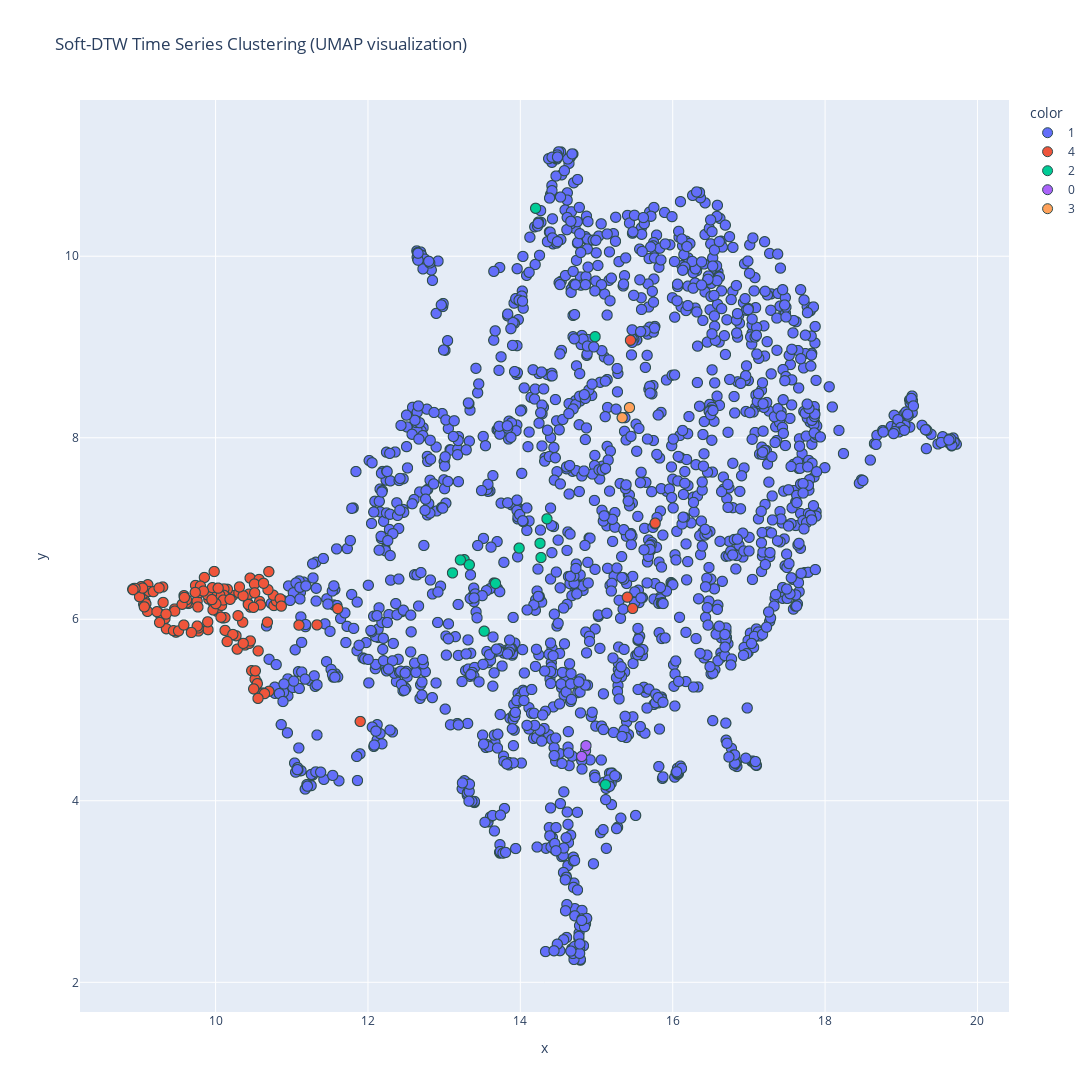

The notebook cell this image was saved under:
### Code cell
fig = px.scatter(
    x=X_embedded[:, 0],
    y=X_embedded[:, 1],
    color=labels.astype(str),
    hover_name=[f"{col}" for col in unified.index],
    title="Soft-DTW Time Series Clustering (UMAP visualization)",
    width=1200,
    height=1200
)
fig.update_traces(marker=dict(size=10, line=dict(width=1, color='DarkSlateGrey')))
fig.show()

### Figure 1 — Plotly figure (JSON) as saved in the notebook; plotly's stock layout.template omitted (floating-point values rounded to 4 significant figures; data arrays with more than 128 entries replaced by an {"elided": "..."} marker saying what was removed)
{"data": [{"hovertemplate": "<b>%{hovertext}</b><br><br>color=1<br>x=%{x}<br>y=%{y}<extra></extra>", "hovertext": {"elided": "1798 str values"}, "legendgroup": "1", "marker": {"color": "#636efa", "line": {"color": "DarkSlateGrey", "width": 1}, "size": 10, "symbol": "circle"}, "mode": "markers", "name": "1", "showlegend": true, "type": "scattergl", "x": {"elided": "1798 float values"}, "xaxis": "x", "y": {"elided": "1798 float values"}, "yaxis": "y"}, {"hovertemplate": "<b>%{hovertext}</b><br><br>color=4<br>x=%{x}<br>y=%{y}<extra></extra>", "hovertext": {"elided": "135 str values"}, "legendgroup": "4", "marker": {"color": "#EF553B", "line": {"color": "DarkSlateGrey", "width": 1}, "size": 10, "symbol": "circle"}, "mode": "markers", "name": "4", "showlegend": true, "type": "scattergl", "x": {"elided": "135 float values"}, "xaxis": "x", "y": {"elided": "135 float values"}, "yaxis": "y"}, {"hovertemplate": "<b>%{hovertext}</b><br><br>color=2<br>x=%{x}<br>y=%{y}<extra></extra>", "hovertext": ["Azure sales in Red Sea", "Joe Biden on eco-friendly products", "Ring Doorbell sales in West Bank", "Super Bowl ratings", "buy Shopify shares", "JPMorgan Chase layoffs", "Azure sales in Golan Heights", "US aid to Yemen", "Netflix response to NATO", "Sheryl Sandberg on eco-friendly products", "OpenAI Sora sales in Ukraine", "Lisa Su interview", "Kroger layoffs"], "legendgroup": "2", "marker": {"color": "#00cc96", "line": {"color": "DarkSlateGrey", "width": 1}, "size": 10, "symbol": "circle"}, "mode": "markers", "name": "2", "showlegend": true, "type": "scattergl", "x": [13.53, 14.98, 14.2, 13.98, 14.26, 13.26, 13.33, 14.35, 14.27, 13.67, 13.21, 15.12, 13.11], "xaxis": "x", "y": [5.869, 9.113, 10.53, 6.784, 6.837, 6.657, 6.601, 7.107, 6.68, 6.395, 6.654, 4.177, 6.511], "yaxis": "y"}, {"hovertemplate": "<b>%{hovertext}</b><br><br>color=0<br>x=%{x}<br>y=%{y}<extra></extra>", "hovertext": ["Zara controversy", "Etsy layoffs", "Meta Quest 3 sales in Syria"], "legendgroup": "0", "marker": {"color": "#ab63fa", "line": {"color": "DarkSlateGrey", "width": 1}, "size": 10, "symbol": "circle"}, "mode": "markers", "name": "0", "showlegend": true, "type": "scattergl", "x": [14.86, 14.8, 14.86], "xaxis": "x", "y": [4.553, 4.489, 4.607], "yaxis": "y"}, {"hovertemplate": "<b>%{hovertext}</b><br><br>color=3<br>x=%{x}<br>y=%{y}<extra></extra>", "hovertext": ["Ayman Odeh on veteran support", "greenwashing stocks"], "legendgroup": "3", "marker": {"color": "#FFA15A", "line": {"color": "DarkSlateGrey", "width": 1}, "size": 10, "symbol": "circle"}, "mode": "markers", "name": "3", "showlegend": true, "type": "scattergl", "x": [15.34, 15.43], "xaxis": "x", "y": [8.221, 8.332], "yaxis": "y"}], "layout": {"height": 1200, "legend": {"title": {"text": "color"}, "tracegroupgap": 0}, "title": {"text": "Soft-DTW Time Series Clustering (UMAP visualization)"}, "width": 1200, "xaxis": {"anchor": "y", "domain": [0, 1], "title": {"text": "x"}}, "yaxis": {"anchor": "x", "domain": [0, 1], "title": {"text": "y"}}}}
